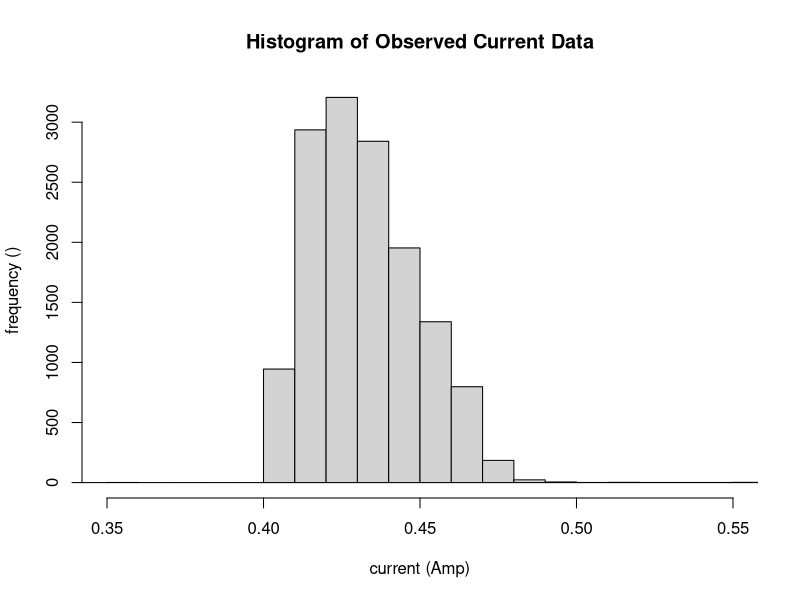
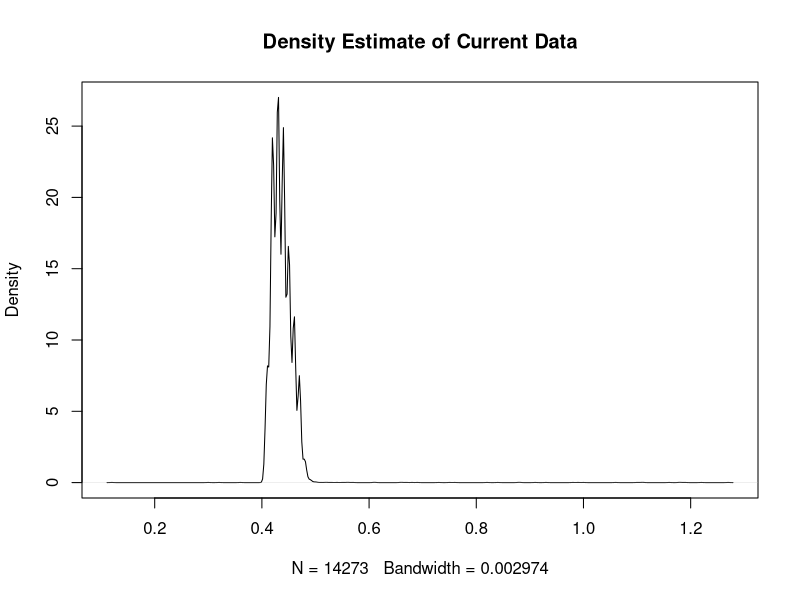
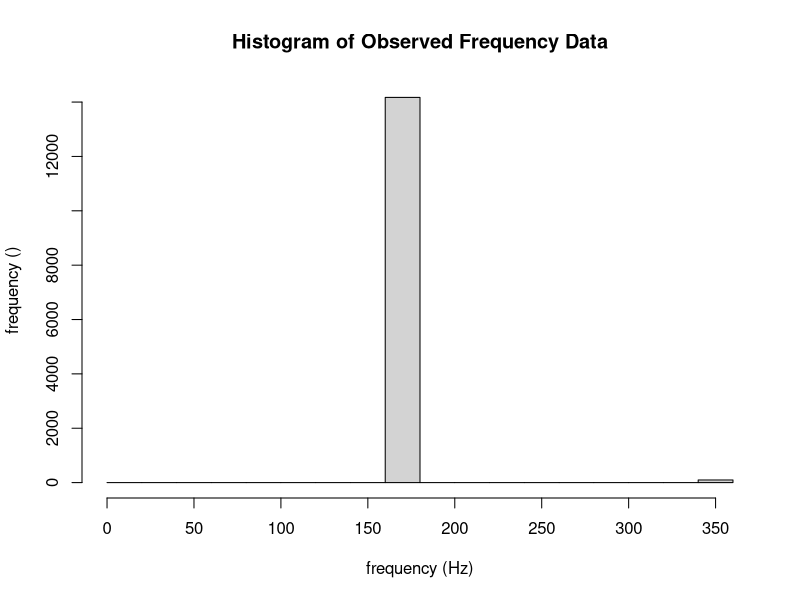
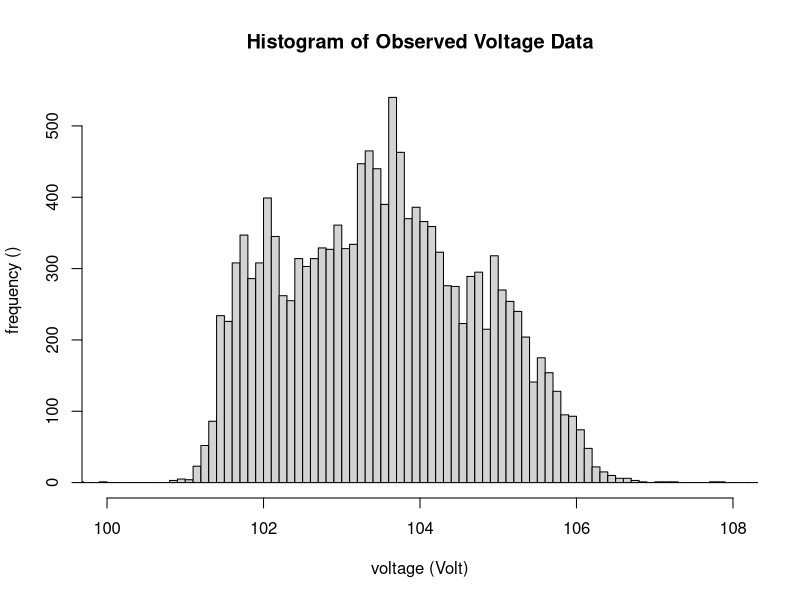
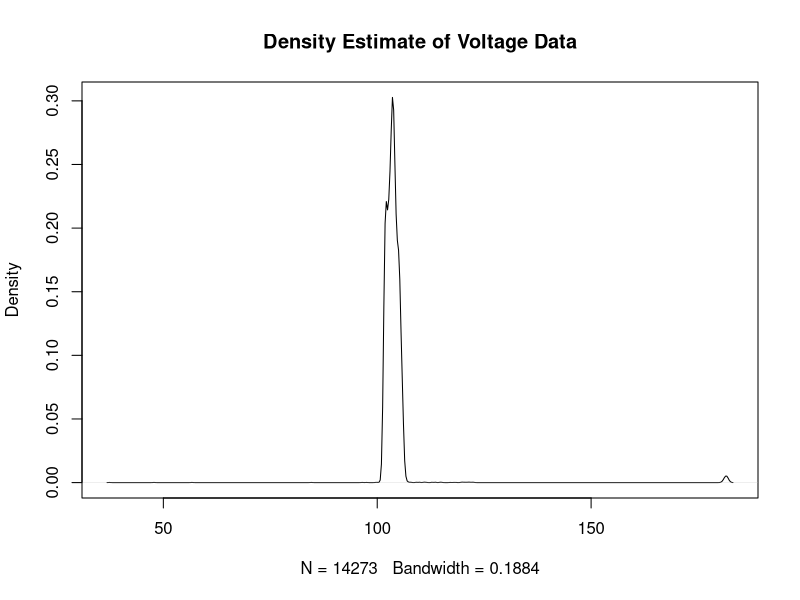
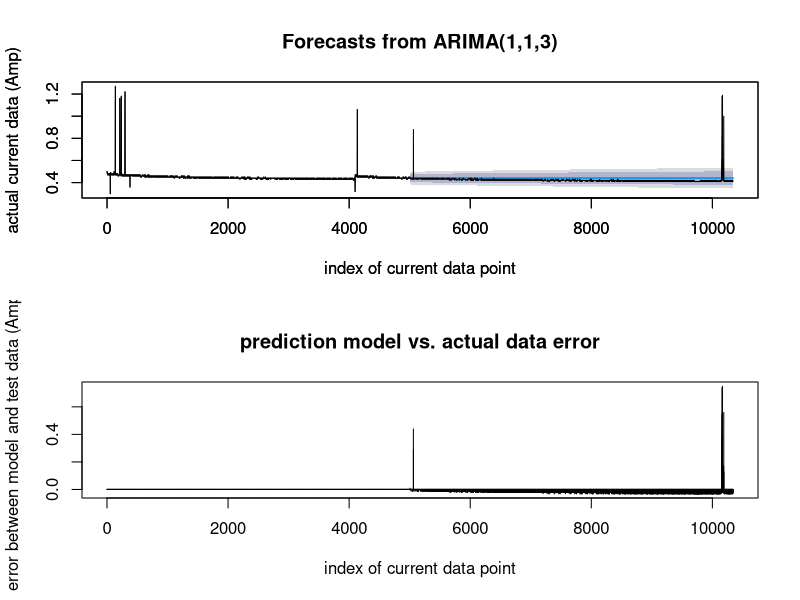
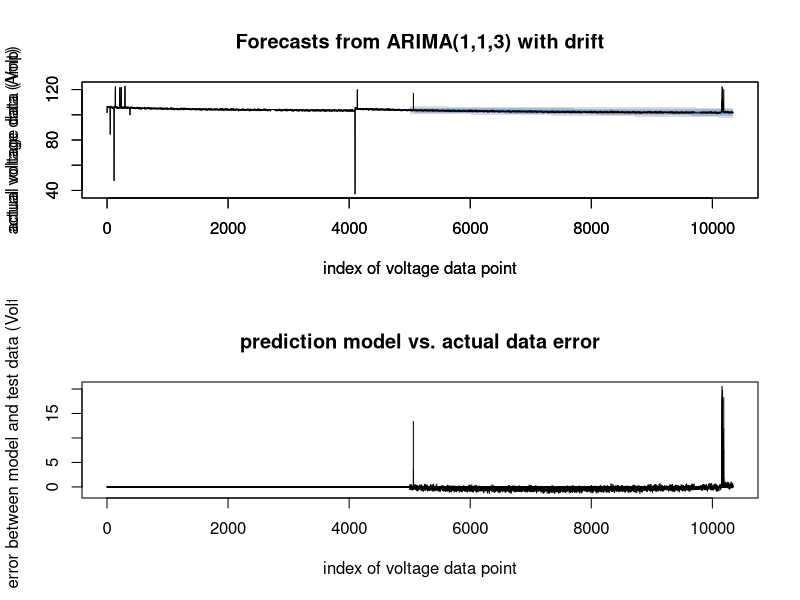

Here is the R script that generated these plots, in order:
# to start with, have to install the following packges
# install.packages("devtools")
# dev::install_github("robjhyndman/forecast")
# try following
library(forecast)
library(MASS)

#LOAD DATA
data <- read.table("fanucCurr_output.txt")
time.year <- data[,1]
time.month <- data[,2]
time.day <- data[,3]
time.hour <- data[,4]
time.minutes <- data[,5]
time.sec <- data[,6]
curr <- data[,7]*0.01
rm(data);
data <- read.table("fanucVol_output.txt")
vol <- data[,7]*0.1
rm(data);
data <- read.table("fanucFreq_output.txt")
freq <-data[,7]/10
rm(data);
data.freq = freq
data.vol = vol
data.curr = curr
rm(freq);
rm(curr);
rm(vol);

# ASSIGN DATA ATTRIBUTES
data.freq.mean = mean(data.freq)
data.freq.min = min(data.freq)
data.freq.max = max(data.freq)
data.freq.std = sd(data.freq)
data.freq.max_idx = which(data.freq %in% data.freq.max)
data.vol.mean = mean(data.vol)
data.vol.min = min(data.vol)
data.vol.max = max(data.vol)
data.vol.std = sd(data.vol)
data.vol.max_idx = which(data.vol %in% data.vol.max)
data.vol.idx = which(data.vol > data.vol.min)
data.curr.mean = mean(data.curr)
data.curr.min = min(data.curr)
data.curr.max = max(data.curr)
data.curr.std = sd(data.curr)
data.curr.max_idx = which(data.curr %in% data.curr.max)
data.curr.idx = which(data.curr > data.curr.min)

#PRINT STATS
print(c("mean volatge is:",data.vol.mean))
print(c("max voltage is:",data.vol.max))
print(c("voltage std is:",data.vol.std))
print(c("mean current is:",data.curr.mean))
print(c("max current is:",data.curr.max))
print(c("current std is:",data.curr.std))

#PLOT 
hist(data.curr[data.curr.idx], breaks = seq(data.curr.min,data.curr.max,by=0.01), main ="Histogram of Observed Current Data", xlab = "current (Amp)", ylab = "frequency ()", xlim = c(0.35,0.55), plot= TRUE)
plot(density(data.curr[data.curr.idx]), main = "Density Estimate of Current Data")
fitdistr(data.curr[data.curr.idx],"normal")
hist(data.freq[which(data.freq > 0)],main ="Histogram of Observed Frequency Data",xlab = "frequency (Hz)", ylab = "frequency ()")
x11()
hist(data.vol[data.vol.idx], breaks = seq(data.vol.min,data.vol.max,by=0.1), main = "Histogram of Observed Voltage Data", xlab = "voltage (Volt)", ylab = "frequency ()", xlim = c(100,108), plot= TRUE)
plot(density(data.vol[data.vol.idx]), main = "Density Estimate of Voltage Data")
fitdistr(data.vol[data.vol.idx],"normal")


# Deal with data
dec = which(time.month == 12)
dec.cur = data.curr[which(data.curr[dec] > 0)]
dec.vol = data.vol[which(data.vol[dec] > 0)]
cur_fit <- auto.arima(dec.cur[1:5000])
vol_fit <- auto.arima(dec.vol[1:5000])

par(mfrow = c(2,1))
plot(forecast(cur_fit, h = length(dec.cur)-5000), xlab = "index of current data point", ylab = "actual current data (Amp)",xlim = c(0,length(dec.cur))) 
par(new = TRUE)
plot(dec.cur,type = "l", xlab = "index of current data point", ylab = "actual current data (Amp)",xlim = c(0,length(dec.cur)))
err.cur = 0
err.cur[1:5000] = 0.0;
err.cur[5001:length(dec.cur)] = dec.cur[5001:length(dec.cur)]-as.numeric(unlist(forecast(cur_fit, h = length(dec.cur)-5000)[4]))
plot(err.cur, main = "prediction model vs. actual data error",type = "h", xlab = "index of current data point", ylab = "error between model and test data (Amp)")

x11()


par(mfrow = c(2,1))
plot(forecast(vol_fit, h = length(dec.vol)-5000), xlab = "index of voltage data point", ylab = "actual voltage data (Volt)",xlim = c(0,length(dec.vol))) 
par(new = TRUE)
plot(dec.vol,type = "l", xlab = "index of voltage data point", ylab = "actual voltage data (Amp)",xlim = c(0,length(dec.vol)))
err.vol = 0
err.vol[1:5000] = 0.0;
err.vol[5001:length(dec.vol)] = dec.vol[5001:length(dec.vol)]-as.numeric(unlist(forecast(vol_fit, h = length(dec.vol)-5000)[4]))
plot(err.vol, main = "prediction model vs. actual data error",type = "h", xlab = "index of voltage data point", ylab = "error between model and test data (Volt)")



#x11()
